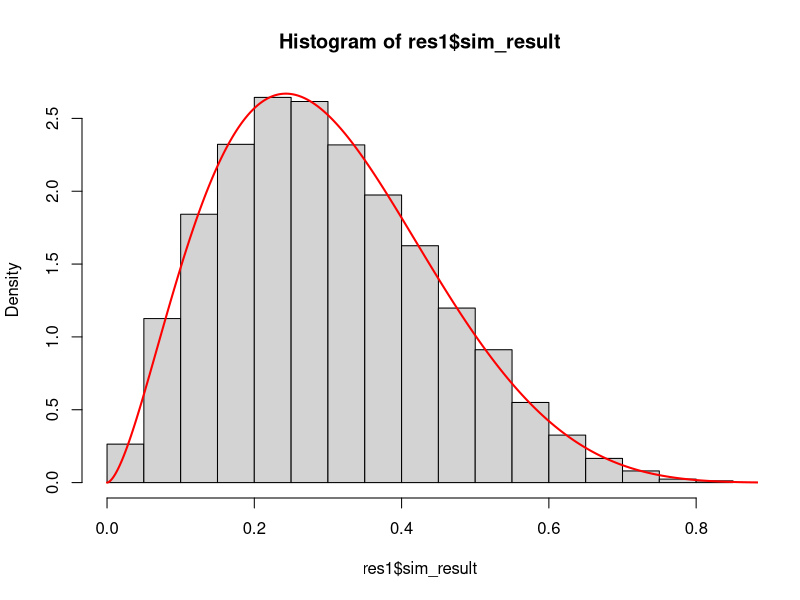
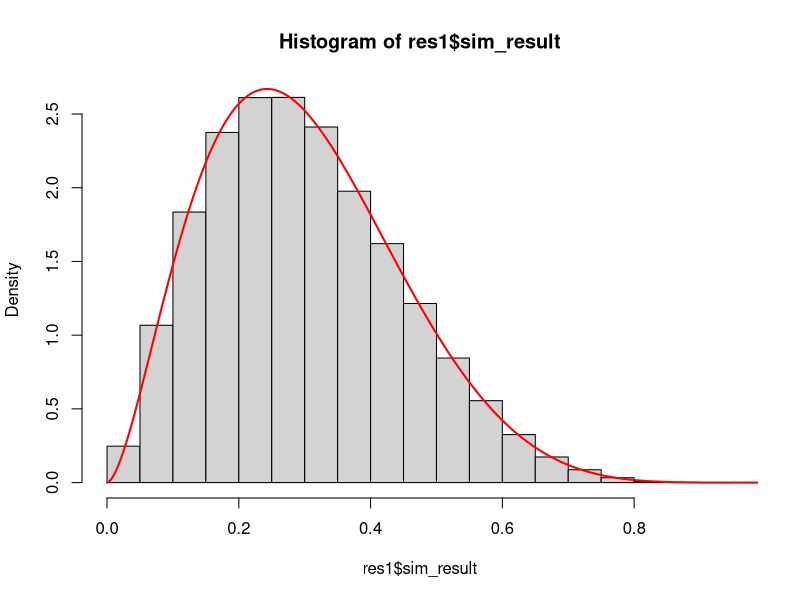

Here is the R script that generated these plots, in order:
## ---- chunk 1
#| fig-height: 16
#| fig-width: 12
#| message: false
#| warning: 


a <- 2.7
b <- 6.3
f_max <- function(x) {
    temp <- dbeta(x, shape1 = a, shape2 = b)
    return(temp)
}
res <- optimize(f_max, interval = c(0, 1), maximum = TRUE)
C <- res$objective
sim_fun <- function(n) {
    i <- 0
    j <- 0
    simul <- c()
    while(i < n) {
        j <- j + 1
        uv <- runif(2)
        v <- uv[2]; u <- uv[1]
        ratio <- f_max(v) / C
        temp <- ifelse(u <= ratio, TRUE, FALSE)
        if (temp) {
            i <- i + 1
            simul[i] <- v
        }
    }

    result <- list(nc = j, sim_result = simul)
}

res1 <- sim_fun(n = 1e+4)


hist(res1$sim_result, freq = FALSE)
xx <- seq(0, 1, len = 1e+4)
yy <- f_max(xx)
lines(xx, yy, col = "red", lwd = 2)
M <- mean(res1$sim_result)
varr <- var(res1$sim_result)
cat("Mean simulation: ", M, "\n", 
    "Mean real: ", a / (a + b), "\n", 
    "Variance simulation: ", varr, "\n", 
    "variance Real: ", (a*b) / ((a + b)**2 * (a + b + 1)), 
    sep = "")




res1 <- sim_fun(n = 1e+5)


hist(res1$sim_result, freq = FALSE)
xx <- seq(0, 1, len = 1e+4)
yy <- f_max(xx)
lines(xx, yy, col = "red", lwd = 2)
M <- mean(res1$sim_result)
varr <- var(res1$sim_result)
cat("Mean simulation: ", M, "\n", 
    "Mean real: ", a / (a + b), "\n", 
    "Variance simulation: ", varr, "\n", 
    "variance Real: ", (a*b) / ((a + b)**2 * (a + b + 1)), 
    sep = "")



